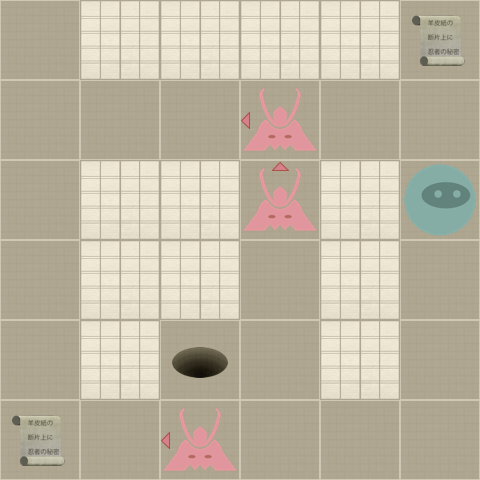

Below is a game level as drawn by its tile map, then a one-line description and the .tmx that defines it (tile-layer data replaced by summaries):
An orthogonal 6x6 tile map with 80x80 px tiles, 2 tile layers (Level, Actors).

<map version="1.0" orientation="orthogonal" width="6" height="6" tilewidth="80" tileheight="80">
 <properties>
  <property name="moves" value="27" />
 </properties>
 <tileset firstgid="1" name="tiles" tilewidth="80" tileheight="80" spacing="2" margin="2">
  <image source="tiles-ipad.png" width="512" height="512" />
  <tile id="0">
   <properties>
    <property name="actor" value="exit" />
   </properties>
  </tile>
  <tile id="2">
   <properties>
    <property name="actor" value="guard" />
    <property name="direction" value="down" />
   </properties>
  </tile>
  <tile id="3">
   <properties>
    <property name="actor" value="guard" />
    <property name="direction" value="left" />
   </properties>
  </tile>
  <tile id="4">
   <properties>
    <property name="actor" value="guard" />
    <property name="direction" value="right" />
   </properties>
  </tile>
  <tile id="5">
   <properties>
    <property name="actor" value="guard" />
    <property name="direction" value="up" />
   </properties>
  </tile>
  <tile id="7">
   <properties>
    <property name="actor" value="player" />
   </properties>
  </tile>
  <tile id="8">
   <properties>
    <property name="actor" value="scroll" />
   </properties>
  </tile>
  <tile id="9">
   <properties>
    <property name="wall" value="1" />
   </properties>
  </tile>
 </tileset>
 <layer name="Level" width="6" height="6">
  <data>[36 cells, 36 non-empty, 2 distinct tile ids]</data>
 </layer>
 <layer name="Actors" width="6" height="6">
  <data>[36 cells, 7 non-empty, 5 distinct tile ids]</data>
 </layer>
</map>
